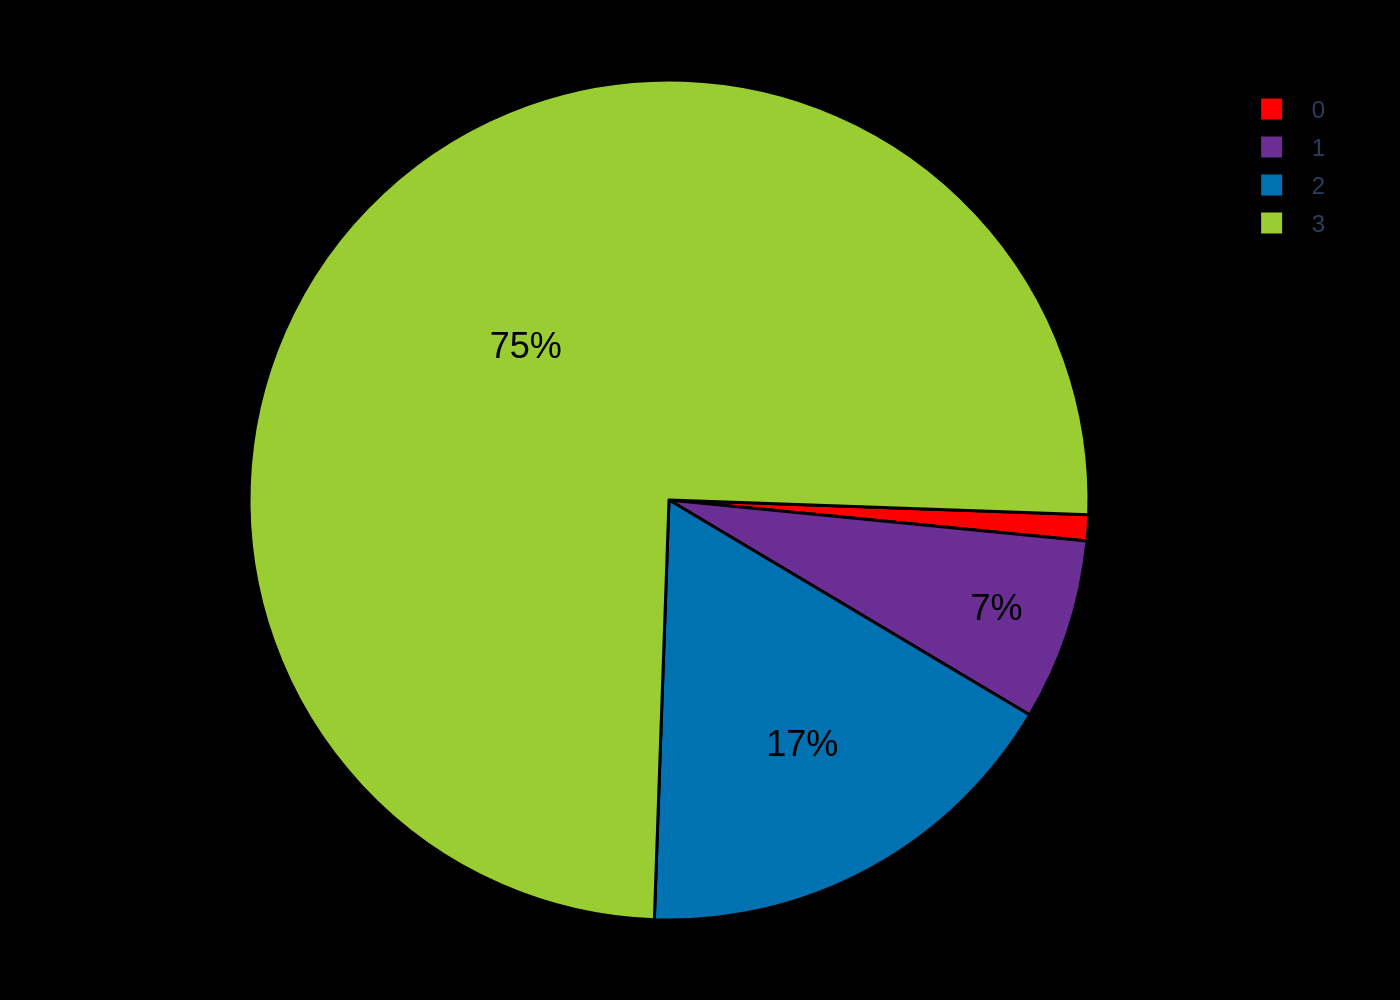

Write the Python code that produced this figure.
import sys
import json
import pathlib
import plotly.graph_objects as go

# Ensure a JSON file path is provided as a command-line argument
if len(sys.argv) != 2:
    print(f"Usage: python {sys.argv[0]} <json_file_path>")
    sys.exit(1)

# Get the JSON file path from the command-line argument
json_path = pathlib.Path(sys.argv[1])

# Check if the JSON file exists
if not json_path.is_file():
    print(f"Error: File not found at {json_path}")
    sys.exit(1)
    
# Derive the output filename from the JSON filename
output_filename = json_path.with_suffix(".png").name

# Read and parse the JSON file
try:
    with open(json_path, 'r', encoding='utf-8') as f:
        config = json.load(f)
except json.JSONDecodeError:
    print(f"Error: Invalid JSON file at {json_path}")
    sys.exit(1)

# Extract data for the chart
chart_data = config['chart_data'][0]
colors = config['colors']
texts = config['texts']

# Create the figure object
fig = go.Figure()

# Add the pie chart trace
fig.add_trace(go.Pie(
    labels=chart_data['labels'],
    values=chart_data['values'],
    marker=dict(
        colors=colors,
        line=dict(color='black', width=1.5)
    ),
    textinfo='percent',
    textfont=dict(
        family="Arial",
        size=18,
        color='black'
    ),
    hoverinfo='none',
    sort=False,
    direction='clockwise',
    rotation=92
))

# Update the layout of the figure
fig.update_layout(
    title_text=None,
    font=dict(
        family="Arial"
    ),
    showlegend=True,
    legend=dict(
        bgcolor='rgba(0,0,0,0)',
        bordercolor='rgba(0,0,0,0)'
    ),
    plot_bgcolor='black',
    paper_bgcolor='black',
    margin=dict(l=40, r=40, t=40, b=40),
    width=800,
    height=600
)

# Write the figure to a PNG image file
try:
    fig.write_image(output_filename, scale=2)
except ValueError as e:
    # This block can catch errors if kaleido is not installed
    print(f"Error writing image file: {e}")
    print("Please ensure you have the 'kaleido' package installed (`pip install kaleido`)")
    sys.exit(1)

print(f"Chart saved to {output_filename}")
